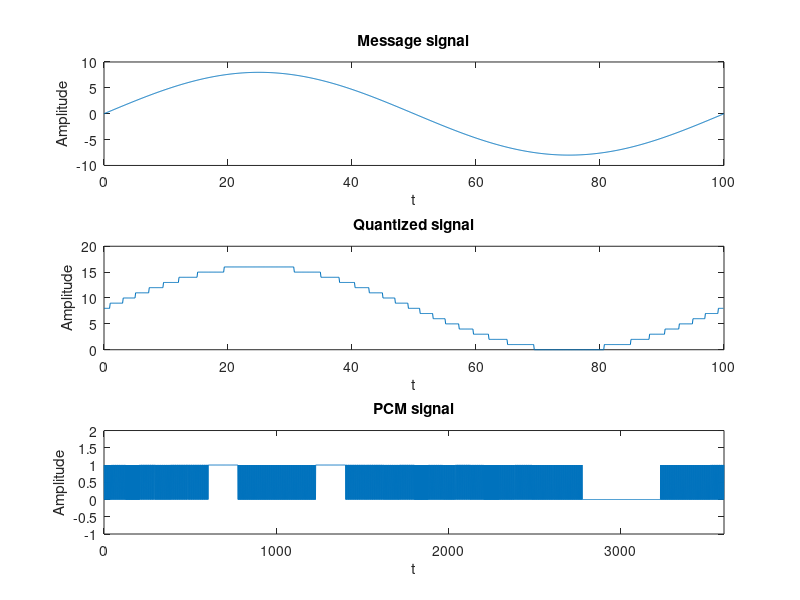

Reproduce this figure in MATLAB.
fs = 10;
t = 0:1/fs:100;
f = 1/100;
m = 8*sin(2*pi*f*t);
ns = m+8;
lev = 16;
pos = 1;
index = 1;
for t=1:1000
    a = ns(t);
    a = round(a);
    qt(t) = round(a);
    b = dec2bin(a,4);
    c = 1;
    for ind=1:4
        x(index) = b(c);
        c = c+1;
        index = index+1;
    end
    pos = pos+1;
end
for i=1:3600
    f(i) = str2num(x(i));
end
subplot(3,1,1);
plot(0:1/fs:100,m);
xlabel('t');
ylabel('Amplitude');
title('Message signal');
subplot(3,1,2);
plot(0:1/fs:100-1/fs,qt);
xlabel('t');
ylabel('Amplitude');
title('Quantized signal');
subplot(3,1,3);
plot(f);
axis([0 3600 -1 2]);
xlabel('t');
ylabel('Amplitude');
title('PCM signal');
        